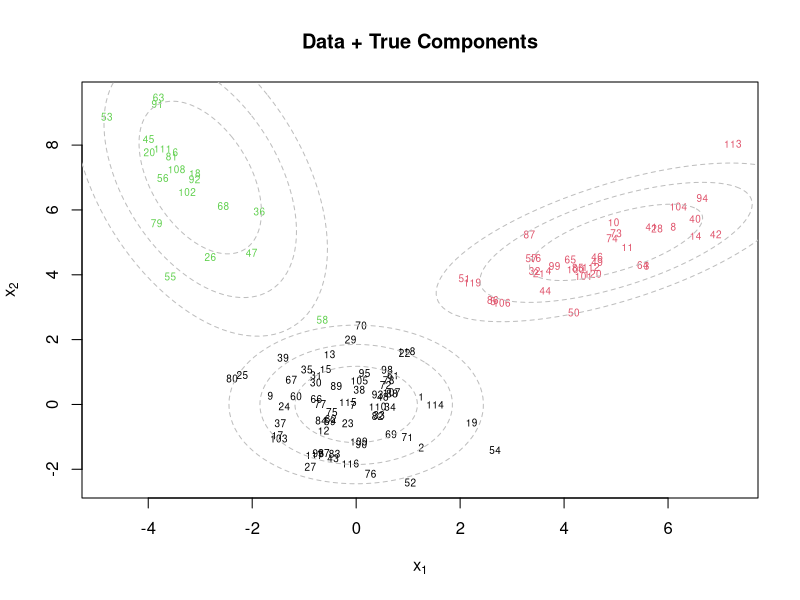
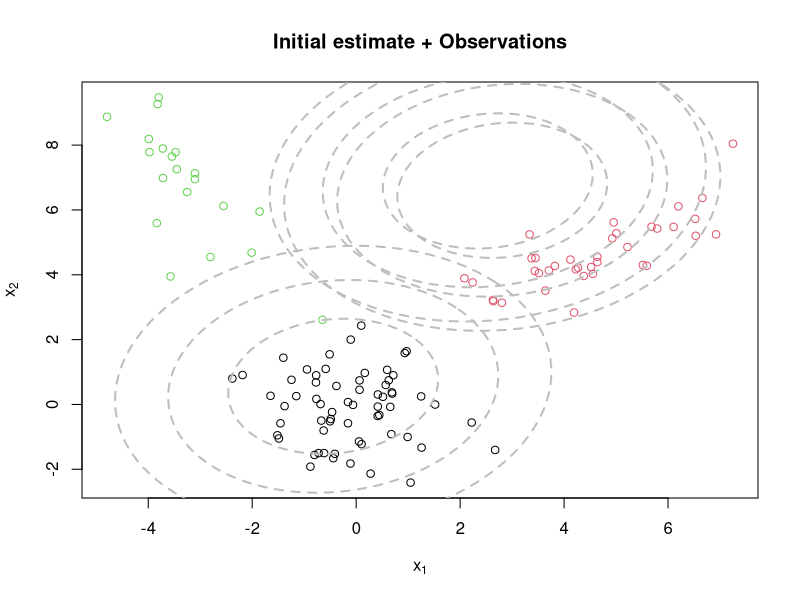
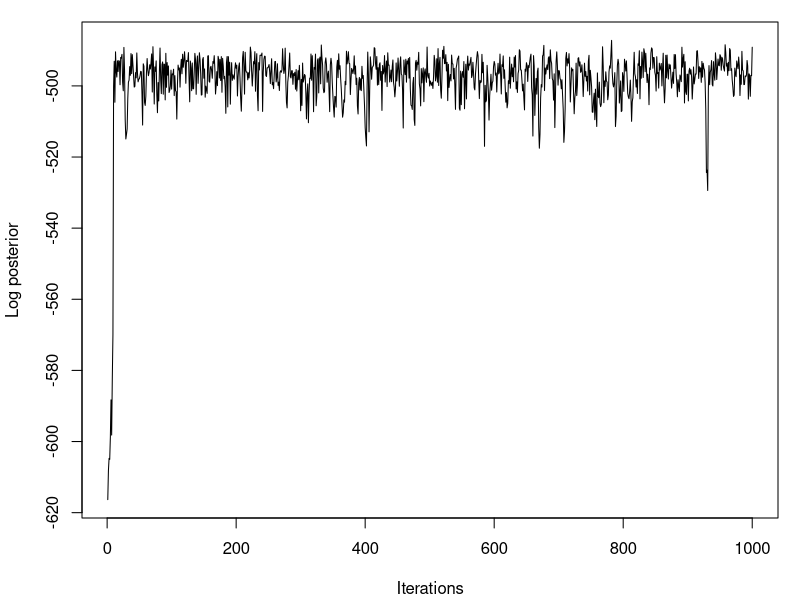
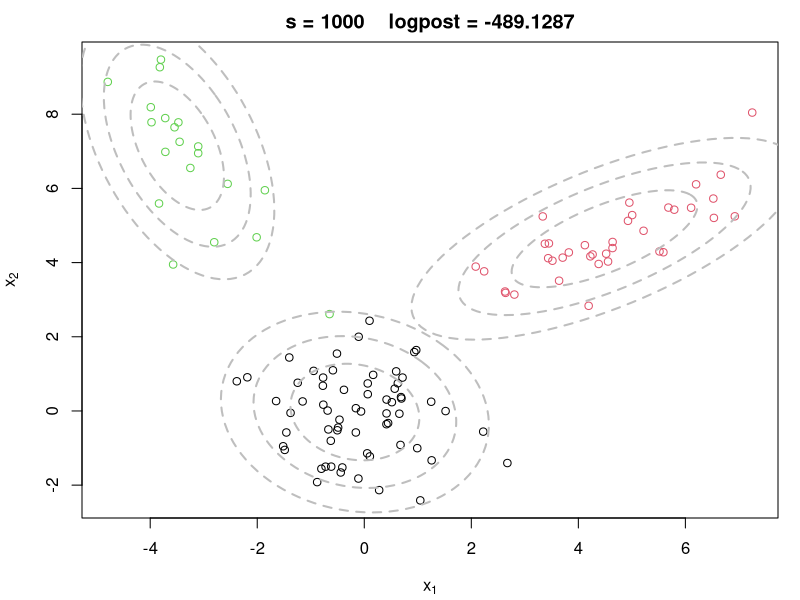

These charts were generated, in order, by the following R code:
#### Example of an MCMC algorithm for fitting a mixtures of K p-variate Gaussian components
#### The algorithm is tested using simulated data

## Clear the environment and load required libraries
rm(list = ls())
library(mvtnorm)
library(ellipse)
library(MCMCpack)

## Generate data from a mixture with 3 components
KK = 3
p = 2
w.true = c(0.5, 0.3, 0.2) # True weights associated with the components
mu.true = array(0, dim = c(KK, p))
mu.true[1, ] = c(0, 0) # True mean for the first component
mu.true[2, ] = c(5, 5) # True mean for the second component
mu.true[3, ] = c(-3, 7) # True mean for the third component
Sigma.true = array(0, dim = c(KK, p, p))
Sigma.true[1, , ] = matrix(c(1, 0, 0, 1), p, p) # True variance for the first component
Sigma.true[2, , ] = matrix(c(2, 0.9, 0.9, 1), p, p) # True variance for the second component
Sigma.true[3, , ] = matrix(c(1, -0.9, -0.9, 4), p, p) # True variance for the third component
set.seed(63252) # Keep seed the same so that we can reproduce results
n = 120
cc.true = sample(1:3, n, replace = T, prob = w.true)
x = array(0, dim = c(n, p))
for (i in 1:n) {
  x[i, ] = rmvnorm(1, mu.true[cc.true[i], ], Sigma.true[cc.true[i], , ])
}

par(mfrow = c(1, 1))
plot(x[, 1], x[, 2], col = cc.true, xlab = expression(x[1]), ylab = expression(x[2]), type = "n")
text(x[, 1], x[, 2], seq(1, n), col = cc.true, cex = 0.6)
for (k in 1:KK) {
  lines(ellipse(x = Sigma.true[k, , ], centre = mu.true[k, ], level = 0.50), col = "grey", lty = 2)
  lines(ellipse(x = Sigma.true[k, , ], centre = mu.true[k, ], level = 0.82), col = "grey", lty = 2)
  lines(ellipse(x = Sigma.true[k, , ], centre = mu.true[k, ], level = 0.95), col = "grey", lty = 2)
}
title(main = "Data + True Components")

## Initialize the parameters
w = rep(1, KK) / KK # Assign equal weight to each component to start with
mu = rmvnorm(KK, apply(x, 2, mean), var(x)) # RandomCluster centers randomly spread over the support of the data
Sigma = array(0, dim = c(KK, p, p)) # Initial variances are assumed to be the same
Sigma[1, , ] = var(x) / KK
Sigma[2, , ] = var(x) / KK
Sigma[3, , ] = var(x) / KK
cc = sample(1:KK, n, replace = TRUE, prob = w)

par(mfrow = c(1, 1))
plot(x[, 1], x[, 2], col = cc.true, xlab = expression(x[1]), ylab = expression(x[2]))
for (k in 1:KK) {
  lines(ellipse(x = Sigma[k, , ], centre = mu[k, ], level = 0.50), col = "grey", lty = 2, lwd = 2)
  lines(ellipse(x = Sigma[k, , ], centre = mu[k, ], level = 0.82), col = "grey", lty = 2, lwd = 2)
  lines(ellipse(x = Sigma[k, , ], centre = mu[k, ], level = 0.95), col = "grey", lty = 2, lwd = 2)
}
title(main = "Initial estimate + Observations")

# Priors
aa = rep(1, KK)
dd = apply(x, 2, mean)
DD = 10 * var(x)
nu = p
SS = var(x) / 3

# Number of iteration of the sampler
rrr = 1000

# Storing the samples
cc.out = array(0, dim = c(rrr, n))
w.out = array(0, dim = c(rrr, KK))
mu.out = array(0, dim = c(rrr, KK, p))
Sigma.out = array(0, dim = c(rrr, KK, p, p))
logpost = rep(0, rrr)

for (s in 1:rrr) {
  # Sample the indicators
  for (i in 1:n) {
    v = rep(0, KK)
    for (k in 1:KK) {
      v[k] = log(w[k]) + mvtnorm::dmvnorm(x[i, ], mu[k, ], Sigma[k, , ], log = TRUE) # Compute the log of the weights
    }
    v = exp(v - max(v)) / sum(exp(v - max(v)))
    cc[i] = sample(1:KK, 1, replace = TRUE, prob = v)
  }

  # Sample the weights
  w = as.vector(rdirichlet(1, aa + tabulate(cc)))

  # Sample the means
  DD.st = matrix(0, nrow = p, ncol = p)
  for (k in 1:KK) {
    mk = sum(cc == k)
    xsumk = apply(x[cc == k, ], 2, sum)
    DD.st = solve(mk * solve(Sigma[k, , ]) + solve(DD))
    dd.st = DD.st %*% (solve(Sigma[k, , ]) %*% xsumk + solve(DD) %*% dd)
    mu[k, ] = as.vector(rmvnorm(1, dd.st, DD.st))
  }

  # Sample the variances
  xcensumk = array(0, dim = c(KK, p, p))
  for (i in 1:n) {
    xcensumk[cc[i], , ] = xcensumk[cc[i], , ] + (x[i, ] - mu[cc[i], ]) %*% t(x[i, ] - mu[cc[i], ])
  }
  for (k in 1:KK) {
    Sigma[k, , ] = riwish(nu + sum(cc == k), SS + xcensumk[k, , ])
  }

  # Store samples
  cc.out[s, ] = cc
  w.out[s, ] = w
  mu.out[s, , ] = mu
  Sigma.out[s, , , ] = Sigma
  for (i in 1:n) {
    logpost[s] = logpost[s] + log(w[cc[i]]) + mvtnorm::dmvnorm(x[i, ], mu[cc[i], ], Sigma[cc[i], , ], log = TRUE)
  }
  logpost[s] = logpost[s] + ddirichlet(w, aa)
  for (k in 1:KK) {
    logpost[s] = logpost[s] + mvtnorm::dmvnorm(mu[k, ], dd, DD, log = TRUE)
    logpost[s] = logpost[s] + log(diwish(Sigma[k, , ], nu, SS))
  }

  if (s / 250 == floor(s / 250)) {
    print(paste("s = ", s))
  }
}

## Plot the logposterior distribution for various samples
par(mfrow = c(1, 1))
par(mar = c(4, 4, 1, 1) + 0.1)
plot(logpost, type = "l", xlab = "Iterations", ylab = "Log posterior")

## Plot the density estimate for the last iteration of the MCMC
par(mfrow = c(1, 1))
par(mar = c(4, 4, 2, 1) + 0.1)
plot(x[, 1], x[, 2], col = cc.true, main = paste("s =", s, "   logpost =", round(logpost[s], 4)), xlab = expression(x[1]), ylab = expression(x[2]))
for (k in 1:KK) {
  lines(ellipse(x = Sigma[k, , ], centre = mu[k, ], level = 0.50), col = "grey", lty = 2, lwd = 2)
  lines(ellipse(x = Sigma[k, , ], centre = mu[k, ], level = 0.82), col = "grey", lty = 2, lwd = 2)
  lines(ellipse(x = Sigma[k, , ], centre = mu[k, ], level = 0.95), col = "grey", lty = 2, lwd = 2)
}
